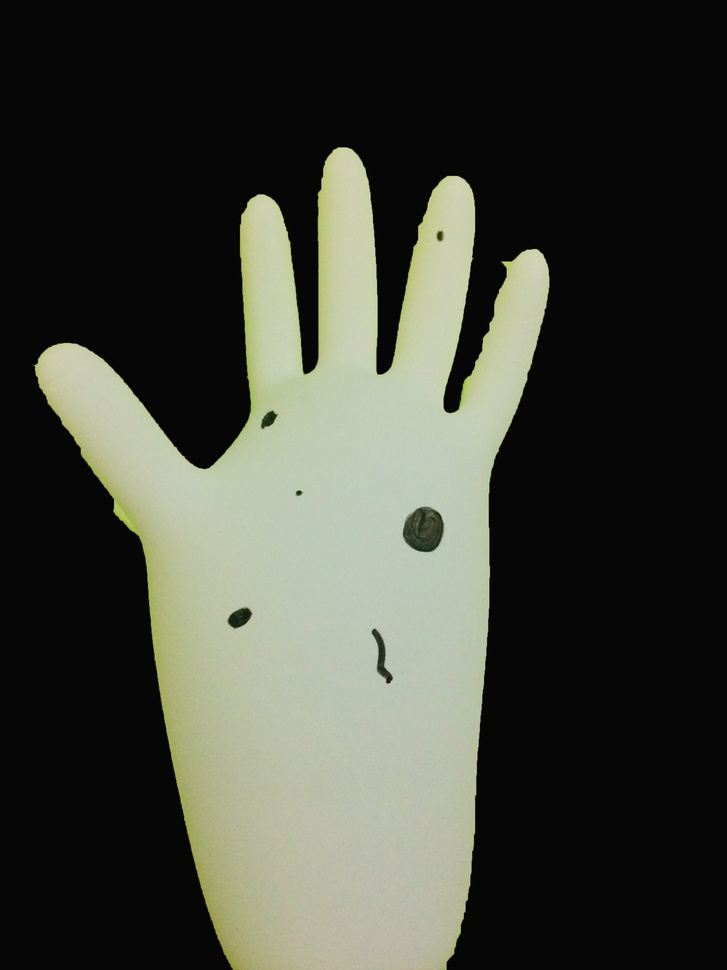
%> input picture main/images/s1.jpg, 727 x 970 px, shrunk from 2448 x 3264 before the run
$ octave --eval "result = nitrile_glove_breach_fingertip(imread('images/s1.jpg'));"   (GNU Octave 9; MATLAB toolbox functions it lacks are replaced by stand-ins)
%> lines starting %> are read from the running program, lines starting %| are printed output that depends on the picture; in (x1, y1, x2, y2) boxes, pixels count from 0 and x2, y2 are one past the last pixel; in counts of white or black regions, pixels touching at a corner belong together; the program's own positions count from 1
function[props, breachNo]= nitrile_glove_breach_fingertip(img)
glove_img = img;
%> glove_img is the input picture: size 970x727x3 uint8; mean R, G, B 65.1, 67.3, 57.7

% Convert RGB image to HSV
breach_hsv =rgb2hsv(glove_img);
%> breach_hsv: size 970x727x3 double; mean H, S, V 0.0803, 0.0649, 0.264

% Extract out the H, S, and V images individually
hueImg= breach_hsv(:,:,1);
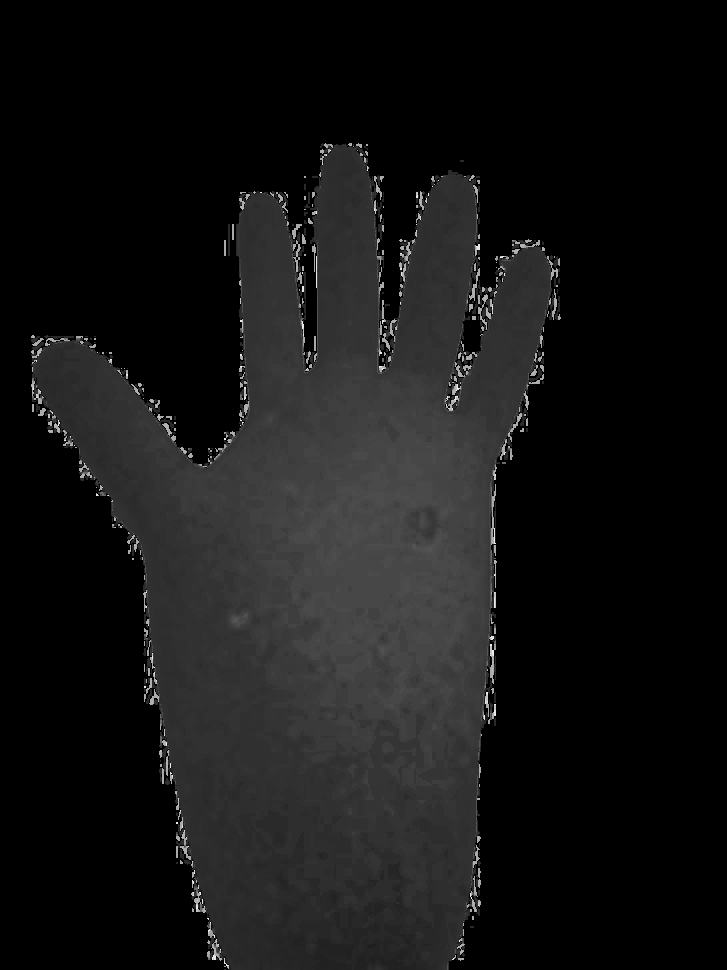
%> hueImg: size 970x727 double; min 0, max 0.958, mean 0.0803
saturationImg = breach_hsv(:,:,2);
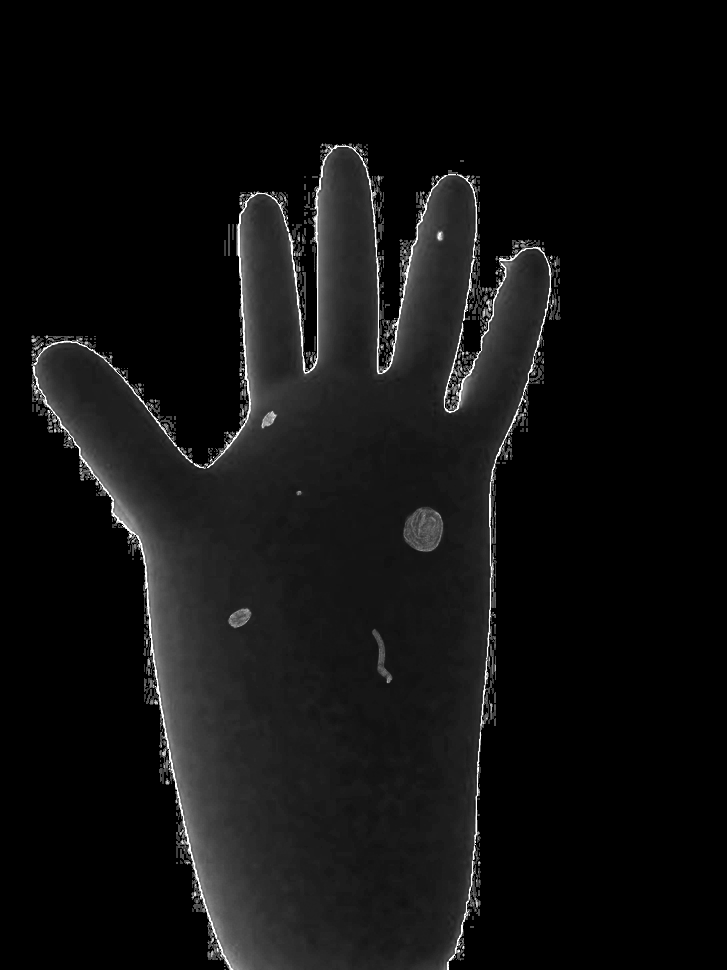
%> saturationImg: size 970x727 double; min 0, max 1, mean 0.0649
valueImg = breach_hsv(:,:,3);
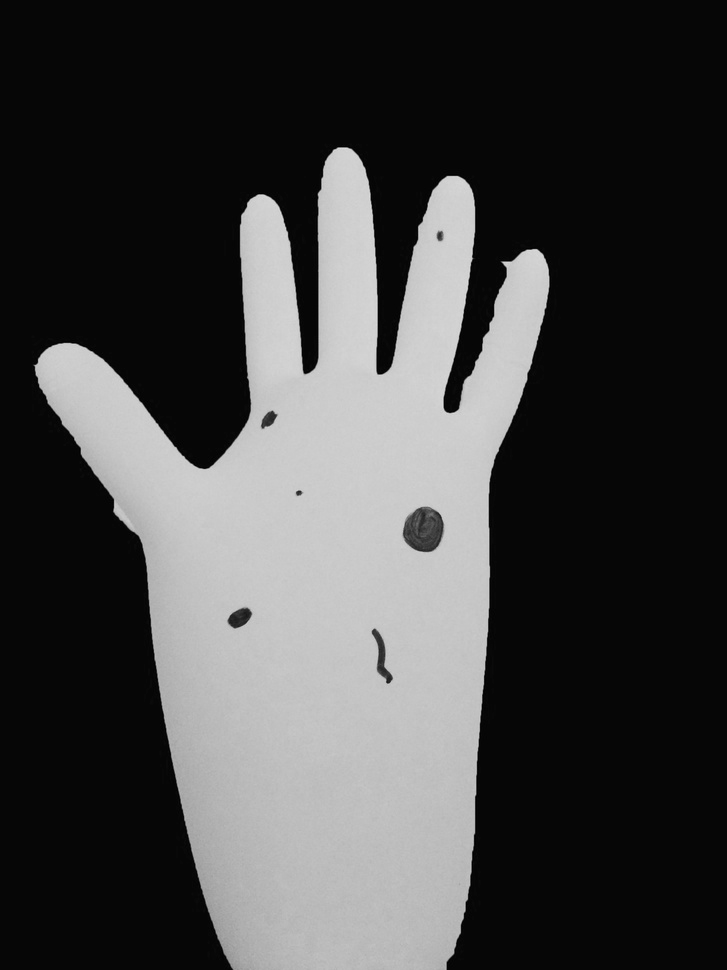
%> valueImg: size 970x727 double; min 0, max 0.875, mean 0.264

% Find thresholds of HSV for Breach Detection
hueThresholdLow = 0.02;
hueThresholdHigh = 0.14; %graythresh(hueImg);
saturationThresholdLow = 0.18; %graythresh(saturationImg);
saturationThresholdHigh = 0.55;
valueThresholdLow = 0.75; %graythresh(valueImg);
valueThresholdHigh = 1;


% Threshold the hue channel to identify pixels with a hue value in the range of glove hole colors
hueMask = (hueImg >= hueThresholdLow) & (hueImg <= hueThresholdHigh);
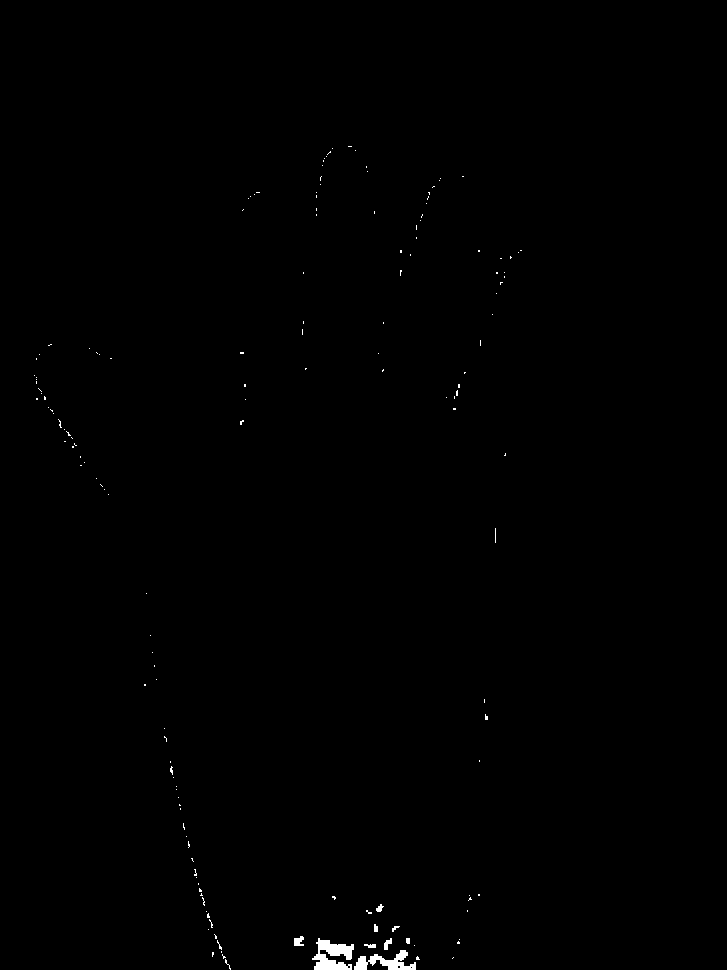
%> hueMask: size 970x727 logical; 0.32% white; 158 white regions (149 under 20 px), largest, box (x1, y1, x2, y2) and area: (312, 938, 354, 970) 804, (354, 950, 416, 970) 580, (294, 936, 304, 946) 75
saturationMask = (saturationImg >= saturationThresholdLow) & (saturationImg <= saturationThresholdHigh);
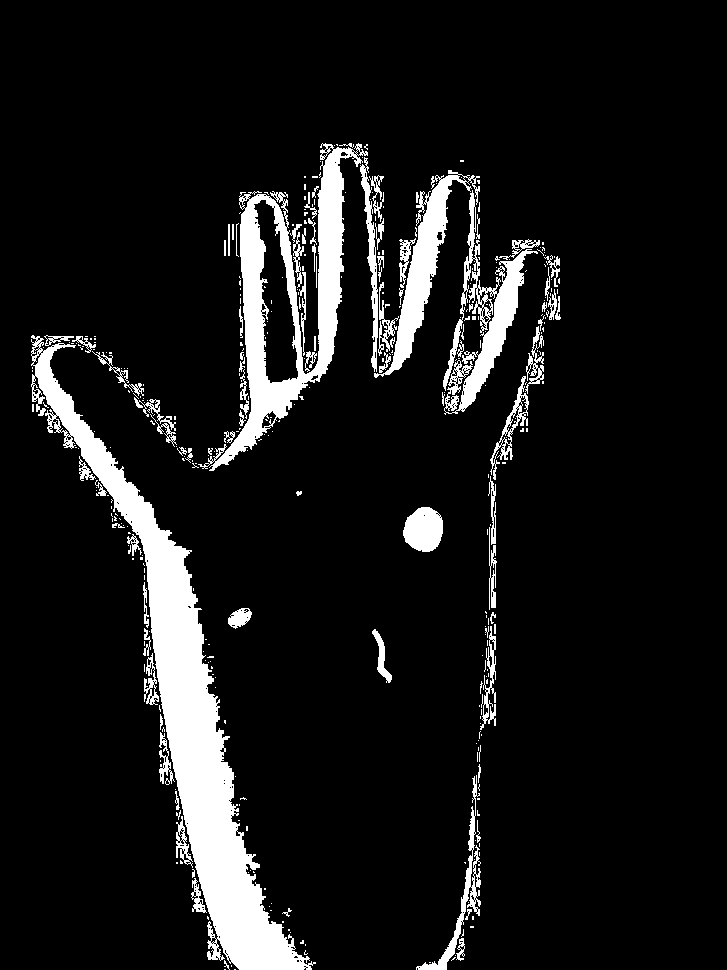
%> saturationMask: size 970x727 logical; 9.5% white; 379 white regions (290 under 20 px), largest, box (x1, y1, x2, y2) and area: (31, 335, 316, 970) 29013, (198, 143, 368, 471) 13050, (443, 190, 538, 415) 5138
valueMask = (valueImg >= valueThresholdLow) & (valueImg <= valueThresholdHigh);
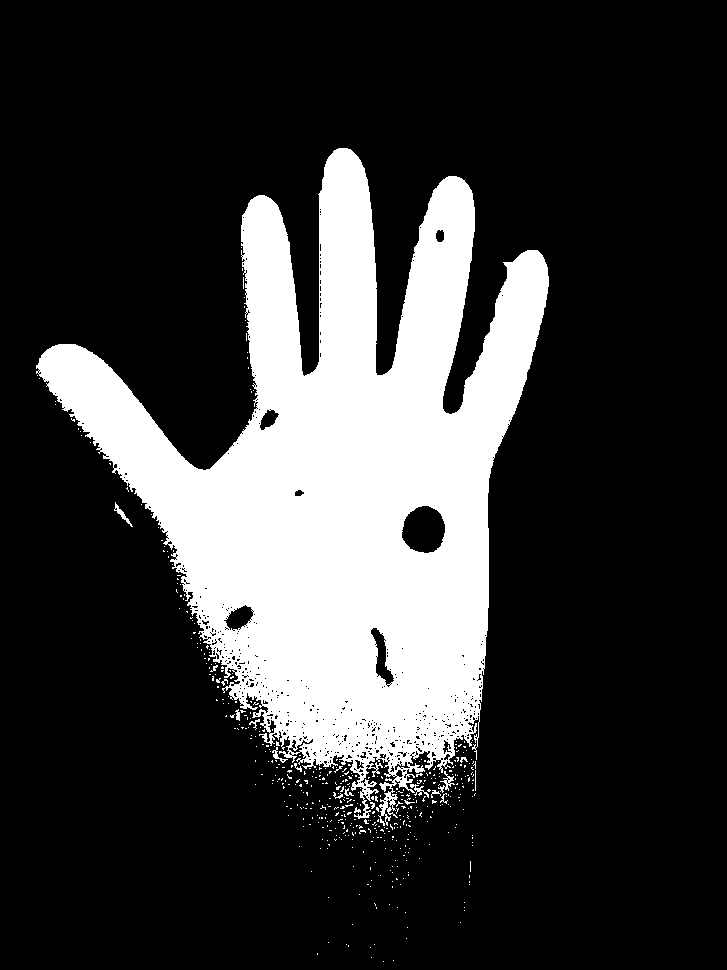
%> valueMask: size 970x727 logical; 21.6% white; 502 white regions (483 under 20 px), largest, box (x1, y1, x2, y2) and area: (36, 148, 549, 826) 150451, (438, 771, 455, 793) 112, (114, 502, 133, 527) 98

% Combine HSV masks as open mask
breachmask = uint8(hueMask & saturationMask & valueMask);
%> breachmask: size 970x727 uint8; every value is 0
% Keep areas only if they're bigger than this.
smallestAcceptableArea = 200;
breachmask = uint8(bwareaopen(breachmask,smallestAcceptableArea));


breachmask_clearborder = imclearborder(breachmask,4);
%figure(2), subplot(2,2,2),imshow(OSShnobord),title('no border');

breachmask_erode = double(bwmorph(breachmask_clearborder,'erode',3));
%> breachmask_erode: size 970x727 double; every value is 0
breachmask_dilate = double(bwmorph(breachmask_erode,'dilate',5));
breachmask_clearborder = imclearborder(breachmask_dilate,4);

%figure(2),subplot(2,2,3), imshow(OSBWnobord),title('OSBWnobord dilate erode Image');
%figure(2),subplot(2,2,4), imshow(cloth_img),title('Ori Image');

[OpenBBox, numRegions] = bwlabel(breachmask_clearborder);
%> numRegions = 0
openfinal = regionprops(OpenBBox, 'BoundingBox');
%> openfinal = 0 regions
props = openfinal;
%> props = 0 regions
breachNo = numRegions;
%> breachNo = 0
%> `result = nitrile_glove_breach_fingertip(imread('images/s1.jpg'));`: result = 0 regions

$ run again, on main/images/s2.JPG
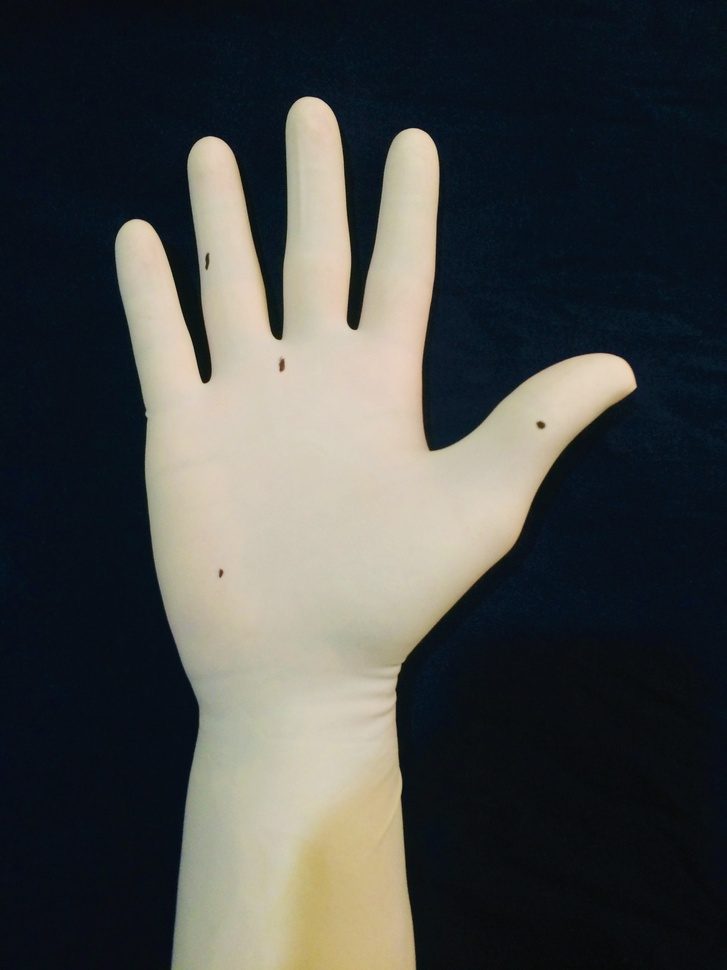
%> input picture main/images/s2.JPG, 727 x 970 px, shrunk from 2448 x 3264 before the run
%> in nitrile_glove_breach_fingertip, glove_img is the input picture: size 970x727x3 uint8; mean R, G, B 69.7, 71.8, 70.5
%> breach_hsv: size 970x727x3 double; mean H, S, V 0.438, 0.488, 0.317
%> in nitrile_glove_breach_fingertip, `hueMask = (hueImg >= hueThresholdLow) & (hueImg <= hueThresholdHigh);`:
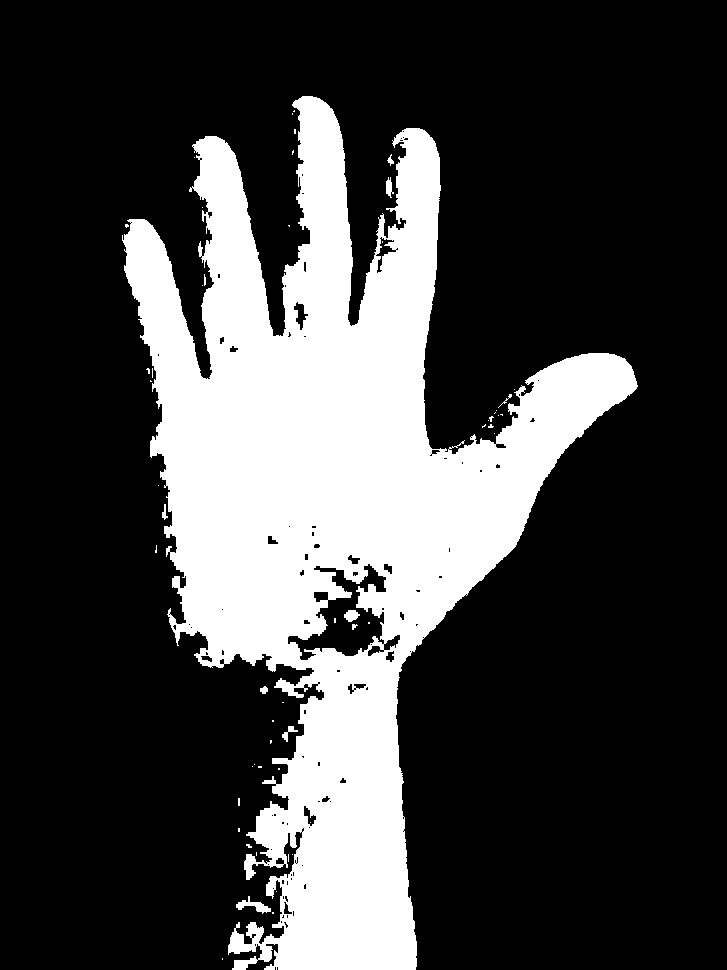
%> hueMask: size 970x727 logical; 25.5% white; 55 white regions (44 under 20 px), largest, box (x1, y1, x2, y2) and area: (122, 96, 638, 970) 178768, (236, 896, 271, 914) 235, (344, 610, 360, 622) 130
%> saturationMask: size 970x727 logical; 23.7% white; 539 white regions (463 under 20 px), largest, box (x1, y1, x2, y2) and area: (239, 98, 727, 970) 143154, (39, 854, 179, 970) 5547, (185, 133, 287, 341) 4235
%> valueMask: size 970x727 logical; 25% white; 71 white regions (69 under 20 px), largest, box (x1, y1, x2, y2) and area: (123, 97, 636, 970) 175855, (377, 668, 397, 674) 64
%> breachmask_clearborder: size 970x727 uint8; values 0 (black) and 1 (white), 2.5% white; 15 white regions (7 under 20 px), largest, box (x1, y1, x2, y2) and area: (365, 130, 439, 456) 5040, (424, 354, 636, 611) 4977, (298, 98, 351, 323) 3223
%> breachmask_erode: size 970x727 double; values 0 (black) and 1 (white), 0.67% white; 41 white regions (26 under 20 px), largest, box (x1, y1, x2, y2) and area: (408, 145, 436, 448) 1943, (323, 263, 347, 313) 634, (313, 112, 340, 168) 475
%> breachmask_dilate: size 970x727 double; values 0 (black) and 1 (white), 2.8% white; 16 white regions
%> in nitrile_glove_breach_fingertip, `[OpenBBox, numRegions] = bwlabel(breachmask_clearborder);`:
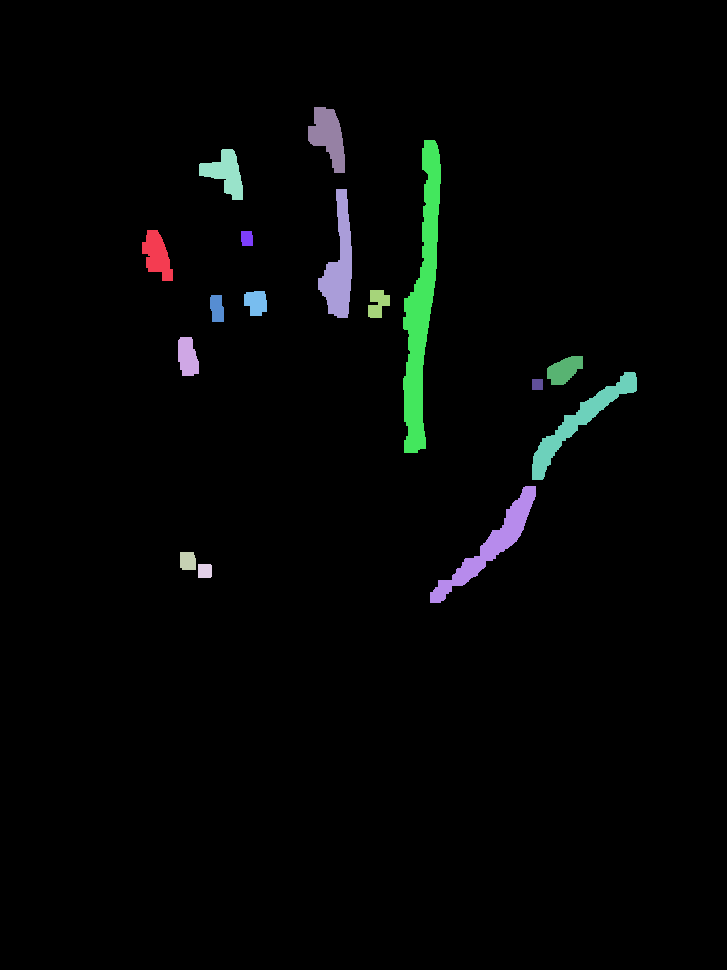
%> OpenBBox: size 970x727 double; 17 distinct labels, from 0 to 16; one colour per label, 0 black
%> numRegions = 16
%> openfinal = 16 regions; largest, box (x1, y1, x2, y2): (430, 486, 536, 603), (403, 140, 441, 453), (532, 372, 637, 480), (318, 189, 352, 318), (308, 107, 345, 173)
%> props has the same summary as openfinal
%> breachNo = 16
%> result has the same summary as openfinal in nitrile_glove_breach_fingertip
